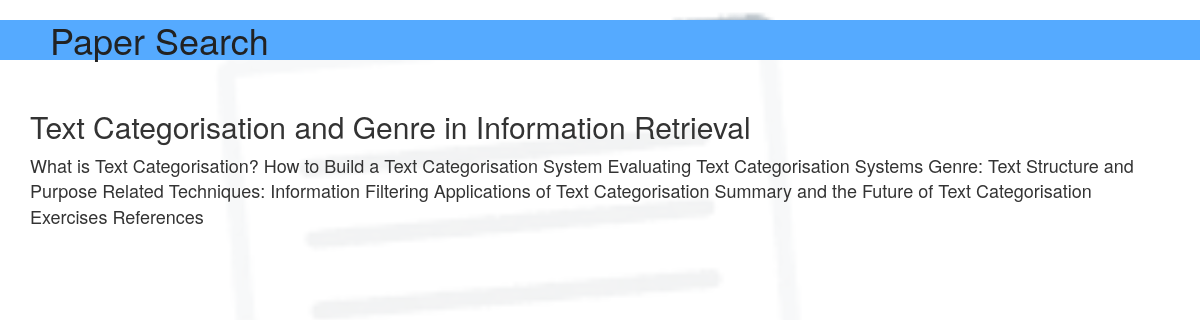
The page /search/content/6/ on the database as committed earlier.
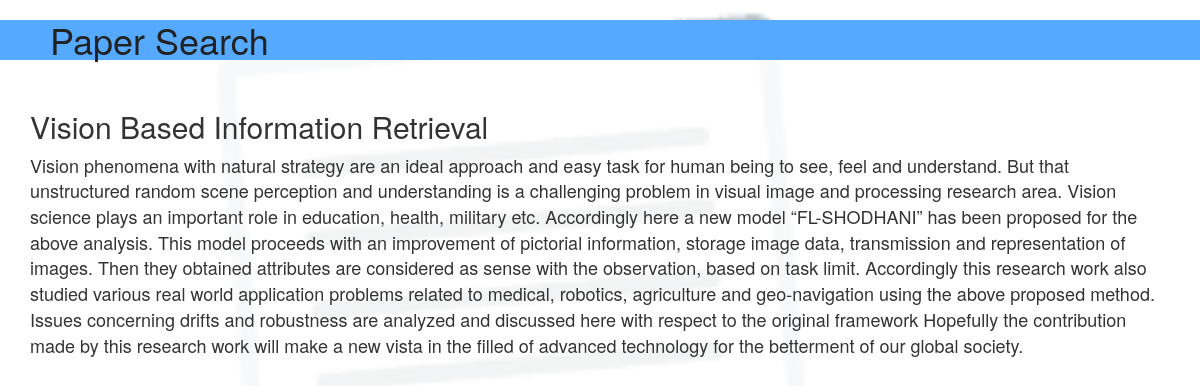
The same page on the database as committed later.
### search/models.py (models this page shows, shortened)
class Paper(models.Model):
    title = models.CharField('Title', max_length=200)
    abst = models.TextField('Abstract')

### search/views.py (the view)
# urls.py: url(r'^content/(?P<paper_id>\d+)/$', views.Content, name='content'),
def Content(request,paper_id):
    cont = get_object_or_404(Paper, pk=paper_id)
    contexts = {
        'title':cont.title,
        'abst':cont.abst,
    }
    return render(request,'search/content.html',contexts)

### search/templates/search/content.html (shortened to what this page needs)
{% extends "base.html" %}
{% load staticfiles %}
{% block extrahead %}
{% load bootstrap %}
{% endblock %}
{% block body %}
  <body class="bk">
    <div class="bkRGBA">
{% endblock %}
{% block content %}
    <br>
    <h2>{{ title }}</h2>
    <font size=4>{{ abst }}</font>
{% endblock content %}

### search/templates/base.html (shortened to what this page needs)
<!DOCTYPE html>
<html lang="{{ LANGUAGE_CODE|default:"en-us" }}" style="height:100%">
  <head>
  <link href="{% static 'css/bootstrap.min.css' %}" rel="stylesheet">
  <link href="{% static 'css/bootstrap-theme.min.css' %}" rel="stylesheet">
</head>
{% block body %}{% endblock %}
  <h1 style= background-color:#5AF padding: 10px>
    <a href="{% url 'search:do_search' %}" style= "color:#222; padding-left: 50px;">Paper Search</a>
  </h1>
  <div class="container">
    {% block content %}{% endblock %}
  </div>
</div>
</body>
</html>

Rows that differ between the two databases and show on the page:
changed Paper: title "Text Categorisation and Genre in Information Retrieval" → "Vision Based Information Retrieval"; abst "What is Text Categorisation? How to Build a Text Categorisation System Evaluating Text Categorisation Systems Genre: Text Structure and Purpose Related Techniques: Information Filtering Applications of Text Categorisation Summary and the Future of Text Categorisation Exercises References" → "Vision phenomena with natural strategy are an ideal approach and easy task for human being to see, feel and understand. But that unstructured random scene perception and understanding is a challenging problem in visual image and processing research area. Vision science plays an important role in education, health, military etc. Accordingly here a new model “FL-SHODHANI” has been proposed for the above analysis. This model proceeds with an improvement of pictorial information, storage image data, transmission and representation of images. Then they obtained attributes are considered as sense with the observation, based on task limit. Accordingly this research work also studied various real…"
